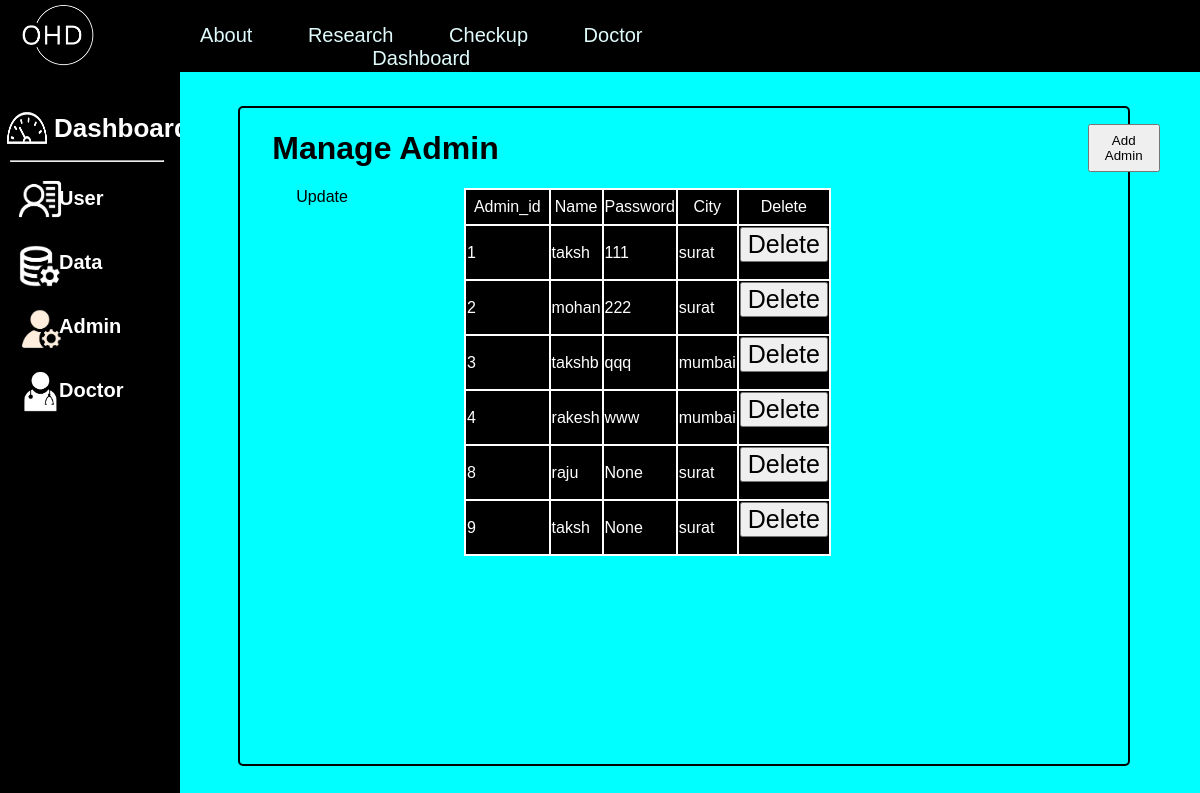
The app's page /admin_data (signed in) with its own data.
### tables this page shows
CREATE TABLE admin (admin_id INTEGER PRIMARY KEY AUTOINCREMENT,name TEXT, password TEXT, city TEXT);

### app.py (the view)
@app.route('/admin_data', methods=["POST","GET"])
def admin_data():
    conn = sqlite3.connect("on_heart_db.db")
    conn.row_factory = sqlite3.Row
    posts = conn.execute('SELECT * FROM admin').fetchall()
    conn.close()
    return render_template('admin_data_index.html', data=posts)

### templates/admin_data_index.html (shortened to what this page needs)
<html>
    <head>
        <link rel="stylesheet" href="{{ url_for('static',filename='css/dashboard_static.css')}}">
    </head>
    <body>
        <div class="container">
            <div class="heading">
                <div class="logo">
                    <img src="static/images/white_logo_crop.jpg"  class="mini_logo">
                </div>
                <div class="top_navigation">
                    <a href="{{ url_for('home_page')}}" class="about_top">About</a>
                    <a href="#Research" class="about_top">{{session.user}}Research</a>
                    {% if 'user' in session %}
                        <a href="{{ url_for('check_up')}}" class="about_top">Checkup</a>
                        <a href="{{ url_for('doctor')}}" class="about_top">Doctor</a>
                    {% elif 'admin' in session %}
                        <a href="{{ url_for('check_up')}}" class="about_top">Checkup</a>
                        <a href="{{ url_for('doctor')}}" class="about_top">Doctor</a>
                        <a href="{{ url_for('dashboard')}}" class="about_top">Dashboard</a>
                    {% endif %}
                </div>
                <div class="login_logout">
                    <div class="login_header">
                    </div>
                </div>
            </div>
            <div class="main_content">
                <div class="left_content">
                    <div class="logo_content">
                        <div class="main_logo_second">
                            <img class="mini_logo" src="static/images/dashboard.png">
                        </div>
                        <div class="page_name">
                            <h1>Dashboard</h1>
                        </div>
                    </div>
                    <hr>
                    <div class="admin_tabs">
                        <div class="admin_container">
                            <div class="small_img">
                                <img class="right_img" src="static/images/customer.png">
                            </div>
                            <div class="small_text">
                                <a href="#User">User</a>
                            </div>
                        </div>
                        <div class="admin_container">
                            <div class="small_img">
                                <img class="right_img" src="static/images/data.png">
                            </div>
                            <div class="small_text">
                                <a href="#Data">Data</a>
                            </div>
                        </div>
                        <div class="admin_container">
                            <div class="small_img">
                                <img class="right_img" src="static/images/admin.png">
                            </div>
                            <div class="small_text">
                                <a href="{{ url_for('admin_data')}}">Admin</a>
                            </div>
                        </div>
                        <div class="admin_container">
                            <div class="small_img">
                                <img class="right_img" src="static/images/doctor.png">
                            </div>
                            <div class="small_text">
                                <a href="#Doctor">Doctor</a>
                            </div>
                        </div>
                    </div>
                </div>
                <div class="right_content">
                    <div class="main_content_right">
                        <div class="upper_content">
                            <h1>Manage Admin</h1>
                            <button>Add Admin</button>
                        </div>
                        <div class="lower_content">
                            <div class="table_update">
                                Update
                            </div>
                            <div class="table_content">
                                <table class="table">
                                    <tr clas="table__header">
                                        <th class="table__cell">Admin_id</th>
                                        <th>Name</th>
                                        <th>Password</th>
                                        <th>City</th>
                                        <th>Delete</th>
                                    </tr>
                                    {%for row in data %}
                                    <tr class="cell__header">
                                        <td>{{ row['admin_id'] }}</td>
                                        <td>{{ row['name'] }}</td>
                                        <td>{{ row['password'] }}</td>
                                        <td>{{ row['city'] }}</td>
                                        <td>
                                            <form method="post" action="{{ url_for('delete_admin', admin_id=row['admin_id']) }}">
                                                <input type="submit" name="delete" value="Delete" class="delete_button">
                                            </form>
                                        </td>
                                    </tr>
                                    {% endfor %}
                                </table>
                            </div>
                        </div>
                    </div>
                </div>
            </div>
        </div>
    </body>
</html>

### static/css/dashboard_static.css (style rules this page uses)
body { background-color: black; margin: 0; padding: 0px; font-family: 'Helvetica'; color: black; }
.container { display: flex; height: auto; width: 100vw; }
.heading { height: 70px; z-index: 1; display: flex; background-color: black; color: #e0fbfc; text-align: center; position: fixed; width: 100%; font-family: 'Helvetica'; font-weight: 100; }
.logo { width: 160px; height: 100%; overflow: hidden; margin-left: -10px; }
.logo img { height: 80px; width: 80px; margin-top: -5px; object-fit: contain; }
.top_navigation { width: 700px; height: 32%; overflow: hidden; padding: 24px; font-size: 20px; }
.top_navigation a { color: #e0fbfc; text-decoration: none; margin-right: 50px; }
.login_logout { height: 100%; padding-left: 350px; display: flex; font-size: 20px; overflow: hidden; }
.login_header { height: 32%; width: 50px; padding: 24px; }
.main_content { margin-top: 9vh; height: 91vh; width: 100vw; display: flex; }
.left_content { height: 91vh; width: 15vw; }
.logo_content { height: 7vh; width: 20vw; align-items: center; overflow: hidden; margin-top: 3vh; display: flex; }
.main_logo_second { object-fit: contain; height: 7vh; width: 4vw; justify-content: center; align-items: center; margin-left: 0.5vw; }
.main_logo_second img { height: 8vh; width: 3.5vw; }
.page_name { height: 7vh; width: auto; font-size: 13px; color:white; }
.left_content hr { margin-left: 1.25vh; margin-right: 2vh; }
.admin_container { height: 7vh; width: 20vh; margin-left: 1vh; margin-top: 1vh; display: flex; align-items: center; overflow: hidden; }
.small_img { height: 7vh; width: 4vw; background-color: black; }
.small_img img { height: 6vh; width: 6wh; margin-top: 1vh; margin-left: 1vh; }
.small_text { margin-left: 0.25vw; font-size: 20px; }
.small_text a { text-decoration: none; font-family: 'Helvetica'; font-weight: bold; color: white; }
.right_content { background-color: aqua; height: 91vh; width: 87vw; display: flex; justify-content: center; align-items: center; }
.main_content_right { border: 2px solid black; border-radius: 5px; height: 90%; width: 85%; margin-left: -3vw; }
.upper_content { margin-left: 4vh; width: 100%; height: 10vh; display: flex; justify-content: space-between; align-items: center; }
.upper_content button { height: 6vh; width: 6vw; }
.delete_button { font-size: 25px; }
.lower_content { width: 100%; height: 72vh; display: flex; }
.table_update { border-radius: 5px; width: 30%; height: 72vh; justify-content: center; display: flex; }
.table_content { width: 90vw; height: 70vh; margin-left: 5vw; overflow: scroll; }
table, td, th { border-collapse: collapse; border: 2px solid white; background-color: black; color:white; font-family: 'Helvetica'; font-weight: 100; }
.table__cell { padding: 8px; }

### records on screen
admin: admin_id "1", name "taksh", password "111", city "surat"
admin: admin_id "2", name "mohan", password "222", city "surat"
admin: admin_id "3", name "takshb", password "qqq", city "mumbai"
admin: admin_id "4", name "rakesh", password "www", city "mumbai"
admin: admin_id "8", name "raju", password "None", city "surat"
admin: admin_id "9", name "taksh", password "None", city "surat"
